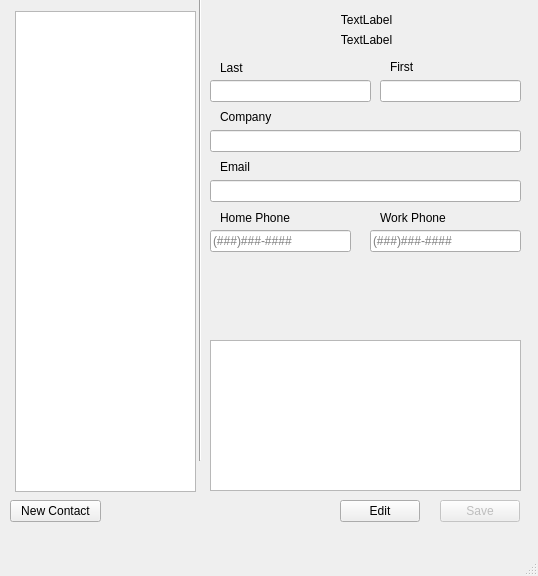
<?xml version="1.0" encoding="UTF-8"?>
<ui version="4.0">
 <class>MainWindow</class>
 <widget class="QMainWindow" name="MainWindow">
  <property name="geometry">
   <rect>
    <x>0</x>
    <y>0</y>
    <width>538</width>
    <height>576</height>
   </rect>
  </property>
  <property name="windowTitle">
   <string>MainWindow</string>
  </property>
  <widget class="QWidget" name="centralwidget">
   <widget class="QPushButton" name="btn_new_contact">
    <property name="geometry">
     <rect>
      <x>10</x>
      <y>500</y>
      <width>91</width>
      <height>22</height>
     </rect>
    </property>
    <property name="text">
     <string>New Contact</string>
    </property>
   </widget>
   <widget class="QLineEdit" name="le_last_name">
    <property name="enabled">
     <bool>true</bool>
    </property>
    <property name="geometry">
     <rect>
      <x>210</x>
      <y>80</y>
      <width>161</width>
      <height>22</height>
     </rect>
    </property>
    <property name="readOnly">
     <bool>true</bool>
    </property>
    <property name="placeholderText">
     <string/>
    </property>
   </widget>
   <widget class="QLabel" name="lbl_last">
    <property name="geometry">
     <rect>
      <x>220</x>
      <y>60</y>
      <width>41</width>
      <height>16</height>
     </rect>
    </property>
    <property name="text">
     <string>Last</string>
    </property>
   </widget>
   <widget class="QLineEdit" name="le_first_name">
    <property name="enabled">
     <bool>true</bool>
    </property>
    <property name="geometry">
     <rect>
      <x>380</x>
      <y>80</y>
      <width>141</width>
      <height>22</height>
     </rect>
    </property>
    <property name="readOnly">
     <bool>true</bool>
    </property>
    <property name="placeholderText">
     <string/>
    </property>
   </widget>
   <widget class="QLabel" name="lbl_first">
    <property name="geometry">
     <rect>
      <x>390</x>
      <y>60</y>
      <width>57</width>
      <height>14</height>
     </rect>
    </property>
    <property name="text">
     <string>First</string>
    </property>
   </widget>
   <widget class="QTextEdit" name="te_notes">
    <property name="geometry">
     <rect>
      <x>210</x>
      <y>340</y>
      <width>311</width>
      <height>151</height>
     </rect>
    </property>
   </widget>
   <widget class="QLineEdit" name="le_email">
    <property name="enabled">
     <bool>true</bool>
    </property>
    <property name="geometry">
     <rect>
      <x>210</x>
      <y>180</y>
      <width>311</width>
      <height>22</height>
     </rect>
    </property>
    <property name="readOnly">
     <bool>true</bool>
    </property>
   </widget>
   <widget class="QLabel" name="lbl_email">
    <property name="geometry">
     <rect>
      <x>220</x>
      <y>160</y>
      <width>57</width>
      <height>14</height>
     </rect>
    </property>
    <property name="text">
     <string>Email</string>
    </property>
   </widget>
   <widget class="QLabel" name="lbl_home_phone">
    <property name="geometry">
     <rect>
      <x>220</x>
      <y>210</y>
      <width>91</width>
      <height>16</height>
     </rect>
    </property>
    <property name="text">
     <string>Home Phone</string>
    </property>
   </widget>
   <widget class="QLineEdit" name="le_home_phone">
    <property name="enabled">
     <bool>true</bool>
    </property>
    <property name="geometry">
     <rect>
      <x>210</x>
      <y>230</y>
      <width>141</width>
      <height>22</height>
     </rect>
    </property>
    <property name="readOnly">
     <bool>true</bool>
    </property>
    <property name="placeholderText">
     <string>(###)###-####</string>
    </property>
   </widget>
   <widget class="QLabel" name="lbl_work_phone">
    <property name="geometry">
     <rect>
      <x>380</x>
      <y>210</y>
      <width>81</width>
      <height>16</height>
     </rect>
    </property>
    <property name="text">
     <string>Work Phone</string>
    </property>
   </widget>
   <widget class="QLineEdit" name="le_work_phone">
    <property name="enabled">
     <bool>true</bool>
    </property>
    <property name="geometry">
     <rect>
      <x>370</x>
      <y>230</y>
      <width>151</width>
      <height>22</height>
     </rect>
    </property>
    <property name="readOnly">
     <bool>true</bool>
    </property>
    <property name="placeholderText">
     <string>(###)###-####</string>
    </property>
   </widget>
   <widget class="Line" name="line">
    <property name="geometry">
     <rect>
      <x>190</x>
      <y>-20</y>
      <width>20</width>
      <height>481</height>
     </rect>
    </property>
    <property name="orientation">
     <enum>Qt::Vertical</enum>
    </property>
   </widget>
   <widget class="QLabel" name="lbl_full_name">
    <property name="geometry">
     <rect>
      <x>216</x>
      <y>10</y>
      <width>301</width>
      <height>20</height>
     </rect>
    </property>
    <property name="text">
     <string>TextLabel</string>
    </property>
    <property name="alignment">
     <set>Qt::AlignCenter</set>
    </property>
   </widget>
   <widget class="QLabel" name="lbl_company">
    <property name="geometry">
     <rect>
      <x>216</x>
      <y>30</y>
      <width>301</width>
      <height>20</height>
     </rect>
    </property>
    <property name="text">
     <string>TextLabel</string>
    </property>
    <property name="alignment">
     <set>Qt::AlignCenter</set>
    </property>
   </widget>
   <widget class="QLabel" name="lbl_company_entry">
    <property name="geometry">
     <rect>
      <x>220</x>
      <y>110</y>
      <width>57</width>
      <height>14</height>
     </rect>
    </property>
    <property name="text">
     <string>Company</string>
    </property>
   </widget>
   <widget class="QLineEdit" name="le_company">
    <property name="enabled">
     <bool>true</bool>
    </property>
    <property name="geometry">
     <rect>
      <x>210</x>
      <y>130</y>
      <width>311</width>
      <height>22</height>
     </rect>
    </property>
    <property name="readOnly">
     <bool>true</bool>
    </property>
   </widget>
   <widget class="QListWidget" name="lw_contact_list">
    <property name="geometry">
     <rect>
      <x>15</x>
      <y>11</y>
      <width>181</width>
      <height>481</height>
     </rect>
    </property>
   </widget>
   <widget class="QPushButton" name="btn_edit">
    <property name="geometry">
     <rect>
      <x>340</x>
      <y>500</y>
      <width>80</width>
      <height>22</height>
     </rect>
    </property>
    <property name="text">
     <string>Edit</string>
    </property>
   </widget>
   <widget class="QPushButton" name="btn_save">
    <property name="enabled">
     <bool>false</bool>
    </property>
    <property name="geometry">
     <rect>
      <x>440</x>
      <y>500</y>
      <width>80</width>
      <height>22</height>
     </rect>
    </property>
    <property name="text">
     <string>Save</string>
    </property>
   </widget>
  </widget>
  <widget class="QMenuBar" name="menubar">
   <property name="geometry">
    <rect>
     <x>0</x>
     <y>0</y>
     <width>538</width>
     <height>19</height>
    </rect>
   </property>
  </widget>
  <widget class="QStatusBar" name="statusbar"/>
 </widget>
 <tabstops>
  <tabstop>le_last_name</tabstop>
  <tabstop>le_first_name</tabstop>
  <tabstop>le_company</tabstop>
  <tabstop>le_email</tabstop>
  <tabstop>le_home_phone</tabstop>
  <tabstop>le_work_phone</tabstop>
  <tabstop>te_notes</tabstop>
  <tabstop>btn_new_contact</tabstop>
 </tabstops>
 <resources/>
 <connections/>
</ui>
